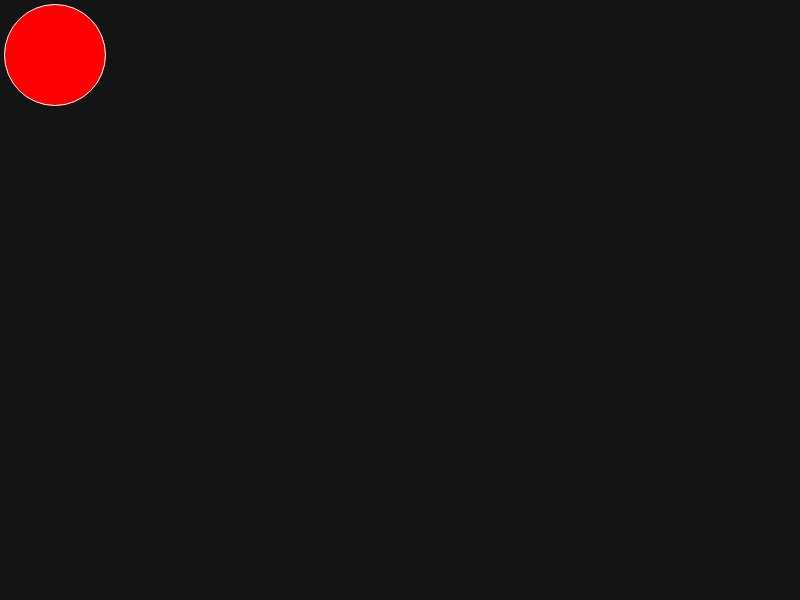
Frame 1 (no input)
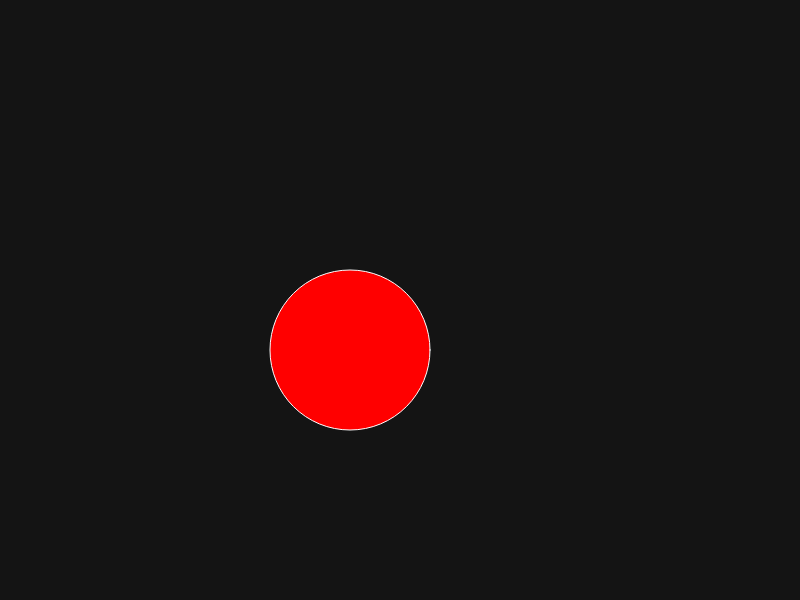
Frame 60 (no input)
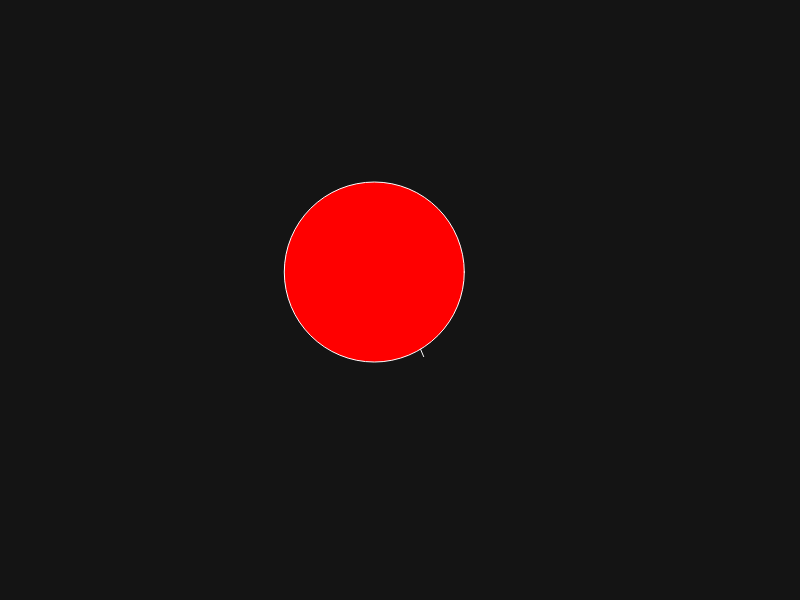
Frame 120 (the mouse pressed at the canvas centre since frame 60)

The p5.js sketch that drew these frames (run headless with seeded random() and noise() and a simulated clock; from frame 60 on, the mouse is pressed at the canvas centre):

// p5.js sketch
// ── sketch.js
let circleX = 50;
let circleY = 50;
let speedX = 5;
let speedY = 5;
let size = 100;
let sizeIncrement = 1;
let radius = size / 2;
let rightColor = "blue";
let leftColor = "red";
let ballColor;
// indicates force on or off
let force = false;
// Add max size for ball
let MAX_SIZE = 200
let radial_force;
let force_angle;
let force_multiplier = 100;

function setup() {
  const canvas = createCanvas(800, 600);
  stroke("#ffffff");
}

function draw() {
  background(20);

  // left half is one color, right half is the other
  if (circleX > width / 2) {
    ballColor = rightColor;
  } else {
    ballColor = leftColor;
  }
  fill(ballColor);

  //Update speed with force
  if (force) {
    console.log("force on")
    radial_force = force_multiplier /sqrt((circleX - mouseX)**2 + (circleY - mouseY)**2);
    speedX -= (circleX - mouseX) * radial_force / sqrt((circleX - mouseX)**2 + (circleY - mouseY)**2);
    speedY -= (circleY - mouseY) * radial_force / sqrt((circleX - mouseX)**2 + (circleY - mouseY)**2);
    line(
        circleX, 
        circleY, 
        circleX - 100 * (circleX - mouseX)/ sqrt((circleX - mouseX)**2 + (circleY - mouseY)**2), 
        circleY - 100 * (circleY - mouseY) / sqrt((circleX - mouseX)**2 + (circleY - mouseY)**2)
    )
  }

  // move
  circleX = circleX + speedX;
  circleY = circleY + speedY;

  // grow (or shrink)
  size = size + sizeIncrement;
  // do not allow negative size
  if (size < 0) {
    size = abs(size);
    sizeIncrement = abs(sizeIncrement);
  }
  // do not allow past certain size
  if (size >= MAX_SIZE) {
    sizeIncrement = - abs(sizeIncrement);
  }
  radius = size / 2;

  // bounce off the left and right walls, and flip growing/shrinking
  /*
  if (circleX >= width - radius || circleX < radius) {
    speedX = speedX * -1;
    sizeIncrement = sizeIncrement * -1;
  }
  */
  if (circleX >= width - radius) {
    speedX = - abs(speedX);
    circleX = width - radius;
    sizeIncrement = sizeIncrement * -1;
  }
  if (circleX < radius) {
    speedX = abs(speedX);
    circleX = radius;
    sizeIncrement = sizeIncrement * -1;
  }

  if (circleY >= height - radius) {
    speedY = - abs(speedY)
  }
  if (circleY < radius) {
    speedY = abs(speedY)
  }

  // bounce off the top and bottom walls
  /*
  if (circleY >= height - radius || circleY < radius) {
    speedY = speedY * -1;
  }
  */

  circle(circleX, circleY, size);
}

// activate the repellant force when pressed down
function mousePressed() {
  force = true;
}

//de-activate force when mouse is released
function mouseReleased(event) {
    force = false;
}
